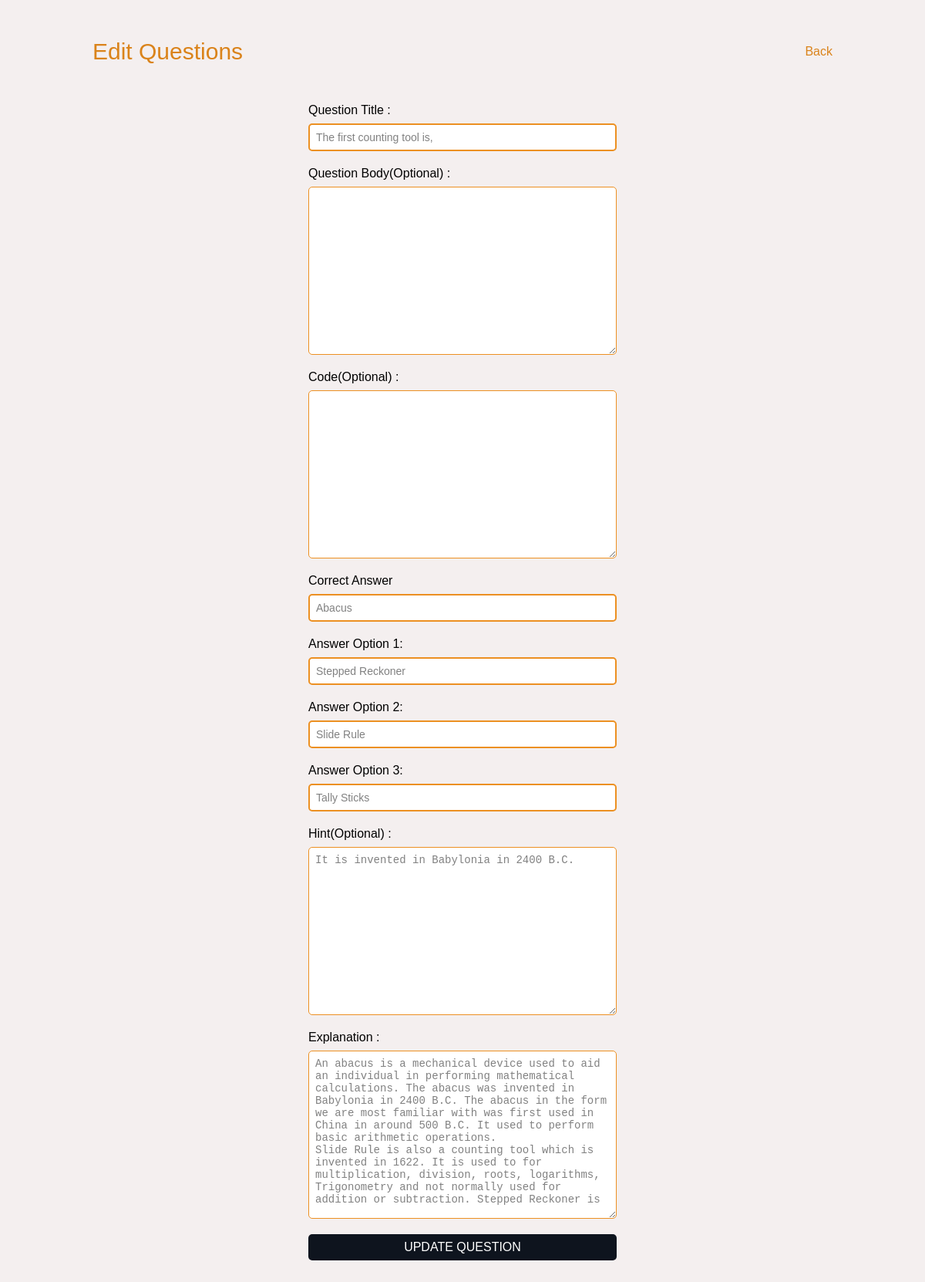
/admin/edit_question.php?q_id=15 (signed in), run on the app's committed database.
### tables this page shows
CREATE TABLE `questions` (
  `q_id` int(11) NOT NULL,
  `q_title` varchar(255) NOT NULL,
  `q_body` varchar(500) DEFAULT NULL,
  `q_hint` varchar(255) DEFAULT NULL,
  `q_explanation` varchar(500) NOT NULL,
  `q_correct_answer` varchar(100) NOT NULL,
  `q_type` varchar(10) NOT NULL,
  `q_code` varchar(255) DEFAULT NULL,
  `module_id` int(11) NOT NULL,
  `lecturer_id` int(11) NOT NULL
);

### admin/edit_question.php (the view, shortened to what this page needs)
<?php
require("../db_config/db_config.php");
$q_id = $_GET["q_id"];
?>
<!DOCTYPE html>
<html lang="en">
<head>
    <link rel="stylesheet" href="styles/edit_question.css">
    <link rel="stylesheet" href="https://cdnjs.cloudflare.com/ajax/libs/font-awesome/4.7.0/css/font-awesome.min.css">
    <link rel="stylesheet" href="https://cdn.jsdelivr.net/npm/boxicons@latest/css/boxicons.min.css">
</head>
<body>
    <div class="container">
        <div class="main">
            <div class="col-div-6">
                <span style="font-size: 30px; cursor: pointer; color: #da831a;" class="nav">Edit Questions</span>
                <a style="color: #da831a; text-decoration: none; margin-top: 8px;" href="manage_questions.php">Back</a>
            </div>
            <?php
            $sql = "SELECT * FROM questions, answers WHERE questions.q_id = answers.q_id AND questions.q_id = '" . $q_id . "'";
            $result = mysqli_query($conn, $sql);
            if (mysqli_num_rows($result) > 0) {
                $answers = array();
                while ($row = mysqli_fetch_assoc($result)) {
                    $q_title = $row["q_title"];
                    $q_body = $row["q_body"];
                    $q_hint = $row["q_hint"];
                    $q_explanation = $row["q_explanation"];
                    $q_correct_answer = $row["q_correct_answer"];
                    array_push($answers, $row["q_answer"]);
                }
            } else {
                echo "0 results";
            }
            ?>
            <div class="sub-container">
                <div class="add">
                    <form method="post" class="" id="q_update_form" action="<?php echo htmlspecialchars($_SERVER["PHP_SELF"]); ?>">
                        <div class="input-box">
                            <label for="">Question Title :</label>
                            <input name="q_title" type="text" placeholder="Add Question Title" value="<?php echo $q_title; ?>">
                        </div>
                        <div class="input-box">
                            <label for="">Question Body(Optional) :</label>
                            <textarea name="q_body" id=""><?php echo $q_body; ?></textarea>
                        </div>
                        <div class="input-box">
                            <label for="">Code(Optional) :</label>
                            <textarea name="q_code" id=""><?php echo $q_body; ?></textarea>
                        </div>
                        <div class="input-box">
                            <label for="">Correct Answer</label>
                            <input name="q_correct_ans" type="text" value="<?php echo $q_correct_answer; ?>">
                        </div>
                        <?php
                        foreach ($answers as $key => $value) {
                            if ($key == 0) {
                                continue;
                            }
                            echo '
                                <div class="input-box">
                                    <label for="">Answer Option ' . ($key) . ':</label>
                                    <input name= "q_other_ans_'.$key.'" type="text" value = "' . $value . '">
                                </div>
                            ';
                        }
                        ?>
                        <div class="input-box">
                            <label for="">Hint(Optional) :</label>
                            <textarea name="q_hint" id=""><?php echo $q_hint; ?></textarea>
                        </div>
                        <div class="input-box">
                            <label for="">Explanation :</label>
                            <textarea name="q_explain" id=""><?php echo $q_explanation; ?></textarea>
                        </div>
                </form>
                <button class="btn" form="q_update_form">UPDATE QUESTION</button>
                </div>
            </div>
        </div>
</body>
</html>

### admin/styles/edit_question.css (style rules this page uses)
:root { --blue-dark: #0e141e; --orange-color: #EC9022; --orange-dark-color: #da831a; --white-color: white; --white-shade: #f2f5f7; --green-color: #40af0c; }
body { margin: 0px; padding: 0px; background-color: rgb(244, 239, 239); font-family: Arial; }
.container { width: 100%; min-height: 800px; height: auto; }
.main { padding: 30px; height: auto; flex-basis: 100%; padding: 50px; }
.col-div-6 { display: flex; flex-direction: row; justify-content: space-between; padding: 20px 60px; }
.sub-container { width: 100%; height: auto; }
.add { display: flex; flex-direction: column; height: auto; margin: 30px; }
.input-box { margin-bottom: 20px; display: flex; flex-direction: column; }
.input-box input { border-color: var(--orange-color); box-shadow: none; font-size: 14px; padding: 8px; color: #818181; border-style: solid; border-radius: 5px; margin-top: 8px; }
.input-box textarea { border-color: var(--orange-color); box-shadow: none; font-size: 14px; padding: 8px; color: #818181; border-style: solid; border-radius: 5px; margin-top: 8px; height: 200px; }
.btn { padding: 8px; background-color: var(--blue-dark); border-radius: 5px; color: #fff; border: none; cursor: pointer; font-size: 16px; width: 400px; margin: auto; }
@media only screen and (max-width: 1200px) { .main { padding: 16px; height: auto; flex-basis: 70%; padding: 30px 60px; display: flex; flex-direction: column; } }
@media only screen and (max-width: 1200px) { .sub-container { display: grid; grid-template-columns: repeat(1, 2fr); justify-items: center; gap: 20px; } }

### data on the page
questions: q_title "The first counting tool is,", q_correct_ans "Abacus", q_hint "It is invented in Babylonia in 2400 B.C.", q_explain "An abacus is a mechanical device used to aid an individual in performing mathematical calculations. The abacus was invented in Babylonia in 2400 B.C. The abacus in the form we are most familiar with was first used in China in around 500 B.C. It used to perform basic arithmetic operations. Slide Rule is also a counting tool which is invented in 1622. It is used to for multiplication, division, roots, logarithms, Trigonometry and not normally used for addition or subtraction. Stepped Reckoner is"

### other printed values
$key "1"
$key "2"
$key "3"
